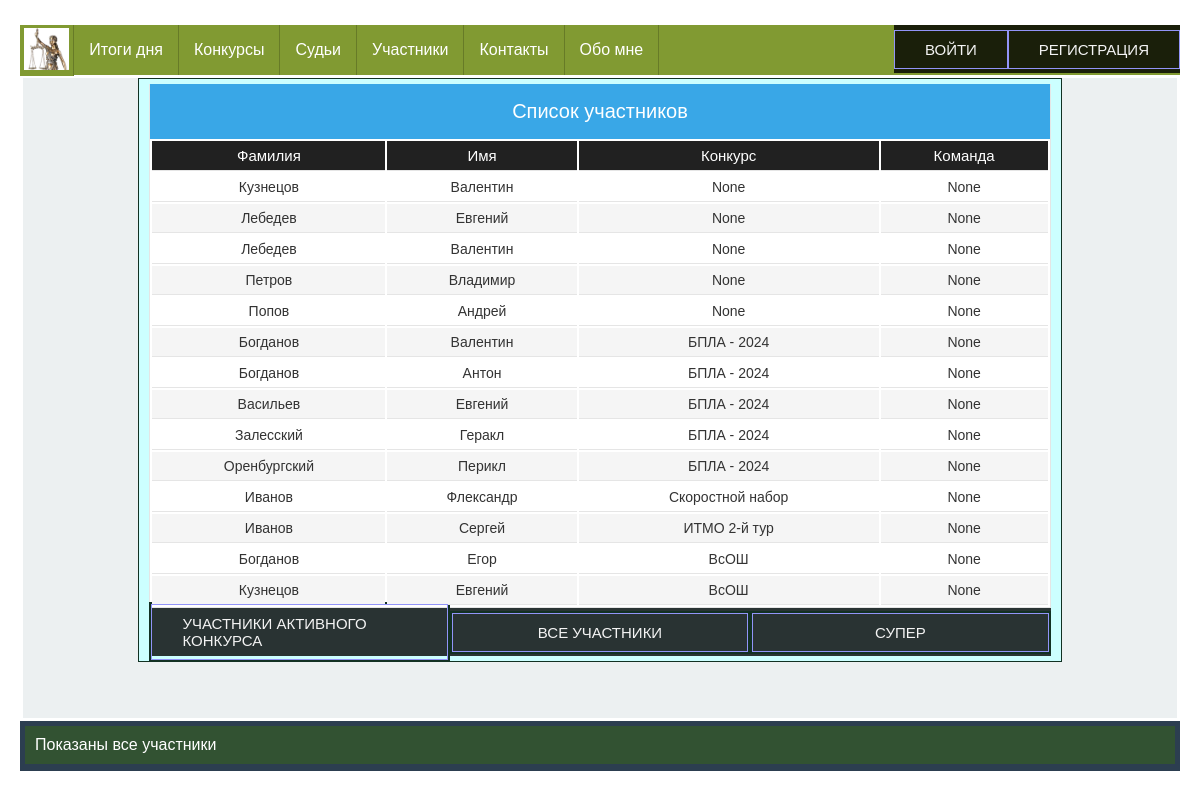
The page /judges/participants_list/all on the database its author committed.
### app_for_judges/models.py (models this page shows, shortened)
class Participant(models.Model):
    class Meta:
        db_table = 'participants'
        verbose_name = _('Участник')
        verbose_name_plural = _('Участники')
    team = models.ForeignKey('ParticipantsTeam', on_delete=models.SET_NULL, null=True, blank=True,
                             verbose_name=_('Команда'))
    name = models.CharField(_('Имя'), max_length=25)
    last_name = models.CharField(_('Фамилия'), max_length=25)
    organization = models.CharField(_('Образовательное учреждение'), max_length=100,
                                    default='ФГКОУ "Оренбургское ПКУ"')
    birthday = models.DateField(_('Дата рождения'))
    competition = models.ForeignKey(Competition, on_delete=models.SET_NULL, null=True, blank=True,
                                    verbose_name=_('Соревнования'))

### app_for_competitions/models.py (models this page shows)
class Competition(models.Model):
    class Meta:
        db_table = 'competitions'
        verbose_name = _('Конкурс')  # наименование в админке в единственном числе
        verbose_name_plural = _('Конкурсы')  # наименование в админке во множественном числе
    name = models.CharField(_('Сокращенное название'), max_length=50, unique=True)
    fullname = models.CharField(_('Полное наименование конкурса'), max_length=200,
                                default=None)
    date = models.DateField(_('Дата проведения'),
                            help_text="Дата начала")
    active = models.BooleanField(_('Активен'), default=True)
    def __str__(self):
        return self.name

### app_for_judges/views.py (the view)
# urls.py: path('participants_list/<str:filter>', participants_list, name='participants_list'),
def participants_list(request, filter):
    context = {'title': 'Список участников'}
    if filter == 'active':
        participants = Participant.objects.filter(competition__active=True).order_by('competition', 'last_name')
        messages.success(request, _('Показаны участники активных соревнований'))
    elif filter == 'all':
        participants = Participant.objects.all().order_by('competition', 'last_name')
        messages.success(request, _('Показаны все участники'))
    context['participants'] = participants
    context['table_title'] = PARTICIPANT_TABLE_TITLE
    return render(request, 'app_for_judges/view_participants.html', context)

### app_for_judges/templates/app_for_judges/view_participants.html (shortened to what this page needs)
{% extends 'base.html' %}
{% load static %}
{% block content %}
<div class="row">
    <div class="table-caption">{{ title }}</div>
    {% if not participants %}
    <h3 class="center">Нет активного конкурса, или у конкурса еще нет участников </h3>
    {% else %}
    <table id="table">
        <thead>
        <tr>
            {% for value in table_title %}
            {% if value != 'Редактор' %}
            <th>{{ value }}</th>
            {% else %}
            {% if user.judge.status == 'M' or user.judge.status == 'J' %}
            <th>{{ value }}</th>
            {% endif %}
            {% endif %}
            {% endfor %}
        </tr>
        </thead>
        <tbody>
        {% for participant in participants %}
        <tr>
            <td>{{ participant.last_name }}</td>
            <td>{{ participant.name }}</td>
            <td>{{ participant.competition }}</td>
            <td>{{ participant.team }}</td>
        </tr>
        {% endfor %}
        </tbody>
    </table>
    {% endif %}
    <div class="container">
        <div class="btn-col-3">
            <a href="{% url 'participants_list' filter='active' %}" class="btn a_btn">Участники активного конкурса</a>
        </div>
        <div class="btn-col-3">
            <a href="{% url 'participants_list' filter='all' %}" class="btn a_btn">Все участники</a>
        </div>
        <div class="btn-col-3">
            {% if user.judge.status == 'M' or user.judge.status == 'J' %}
            <a href="{% url 'add_participant' %}" class="btn a_btn">Добавить участника</a>
            {% else %}
            <a href="{% url 'participants_list' filter='all' %}" class="btn a_btn">Супер</a>
            {% endif %}
        </div>
    </div>
</div>
{% endblock %}

### static/css/stylesheet.css (style rules this page uses)
* { box-sizing: border-box; }
.row { overflow: hidden; max-width: 80%; min-height: 2px; background-color: #CCFFFF; margin: 0 auto; border: 1px solid #123123; padding: 5px 10px; }
* { -moz-box-sizing: border-box; -webkit-box-sizing: border-box; box-sizing: border-box; }
html { color: #333333; font-size: 62.5%; }
body { font: normal 16px Tahoma, Geneva, Helvetica, sans-serif; margin: 0 auto; padding: 0; min-width: 1000px; }
@media only all and (min-width: 760px) { body { padding-left: 20px; padding-right: 20px; padding-right: 2rem; padding-left: 2rem; } }
table { display: block; margin: 0; border: none; background: #fff; font-size: 14px; font-size: 1.4rem; }
@media only all and (min-width: 760px) { table { display: table; width: 100%; border: 1px solid #e5e5e5; border-top: none; } }
tbody { display: block; }
@media only all and (min-width: 760px) { tbody { display: table-row-group; } }
.table-caption { display: block; width: 100%; background: #39a7e7; color: #fff; font-size: 20px; font-size: 2rem; text-align: center; height: 44px; line-height: 44px; border: none; border-bottom: 2px solid #999; }
@media only all and (min-width: 760px) { .table-caption { border: 1px solid #e5e5e5; border-top: none; border-bottom: none; height: 55px; line-height: 55px; } }
tr { position: relative; display: block; border-bottom: 1px solid #ccc; padding: 8px; padding: 0.8rem; }
tr:nth-child(even) { background: #f5f5f5; }
@media only all and (min-width: 760px) { tr { display: table-row; } }
thead tr { display: none; }
@media only all and (min-width: 760px) { thead { background: #212121; color: #fff; } }
@media only all and (min-width: 760px) { thead tr { display: table-row; } }
@media only all and (min-width: 760px) { thead tr th { font-weight: normal; font-size: 15px; font-size: 1.5rem; } }
td { display: block; border: none; position: relative; text-align: left; }
@media only all and (min-width: 760px) { td, th { display: table-cell; padding: 6px; padding: 0.6rem; border-bottom: 1px solid #e5e5e5; text-align: center; } }
td:before { content: attr(data-label); display: inline-block; width: 15%; background: #999; border-radius: 6px; height: 20px; margin: 0px 10px 0px 0px; margin: 0rem 1rem 0rem 0rem; padding: 0px 5px; padding: 0rem 0.5rem; font-size: 10px; font-size: 1rem; line-height: 20px; text-align: center; color: #fff; overflow: hidden; }
@media only all and (min-width: 560px) { td:before { width: 12%; font-size: 12px; font-size: 1.2rem; } }
@media only all and (min-width: 760px) { td:before { content: ""; display: none; } }
.container { background: linear-gradient(rgba(0, 0, 0, 0.8), rgba(0, 0, 0, 0.8)); font-family: Arial, Helvetica, sans-serif; display: flex; justify-content: center; align-items: center; height: 3em; padding: 0; margin: 0; }
.a_btn { font-size: 1.5rem; padding: 1rem 3rem; color: #f4f4f4; text-transform: uppercase; }
.btn { text-decoration: none; border: 1px solid rgb(146, 148, 248); position: relative; overflow: hidden; display: flex; justify-content: center; }
.btn-col-3 { width: 33.333%; border: 2px solid #123123; }
.btn:before { content: ""; position: absolute; top: 0; left: -100%; width: 100%; height: 100%; background: linear-gradient( 120deg, transparent, rgba(146, 148, 248, 0.4), transparent ); transition: all 650ms; }

### rows shown on the page
Participant: last_name "Кузнецов", name "Валентин", competition "None", team "None"
Participant: last_name "Лебедев", name "Евгений", competition "None", team "None"
Participant: last_name "Лебедев", name "Валентин", competition "None", team "None"
Participant: last_name "Петров", name "Владимир", competition "None", team "None"
Participant: last_name "Попов", name "Андрей", competition "None", team "None"
Participant: last_name "Богданов", name "Валентин", competition "БПЛА - 2024", team "None"
Participant: last_name "Богданов", name "Антон", competition "БПЛА - 2024", team "None"
Participant: last_name "Васильев", name "Евгений", competition "БПЛА - 2024", team "None"
Participant: last_name "Залесский", name "Геракл", competition "БПЛА - 2024", team "None"
Participant: last_name "Оренбургский", name "Перикл", competition "БПЛА - 2024", team "None"
Participant: last_name "Иванов", name "Флександр", competition "Скоростной набор", team "None"
Participant: last_name "Иванов", name "Сергей", competition "ИТМО 2-й тур", team "None"
Participant: last_name "Богданов", name "Егор", competition "ВсОШ", team "None"
Participant: last_name "Кузнецов", name "Евгений", competition "ВсОШ", team "None"

### other values the page prints
{{ title }} "Список участников"
{{ value }} "Фамилия" "Имя" "Конкурс" "Команда"
{{ message }} "Показаны все участники"
